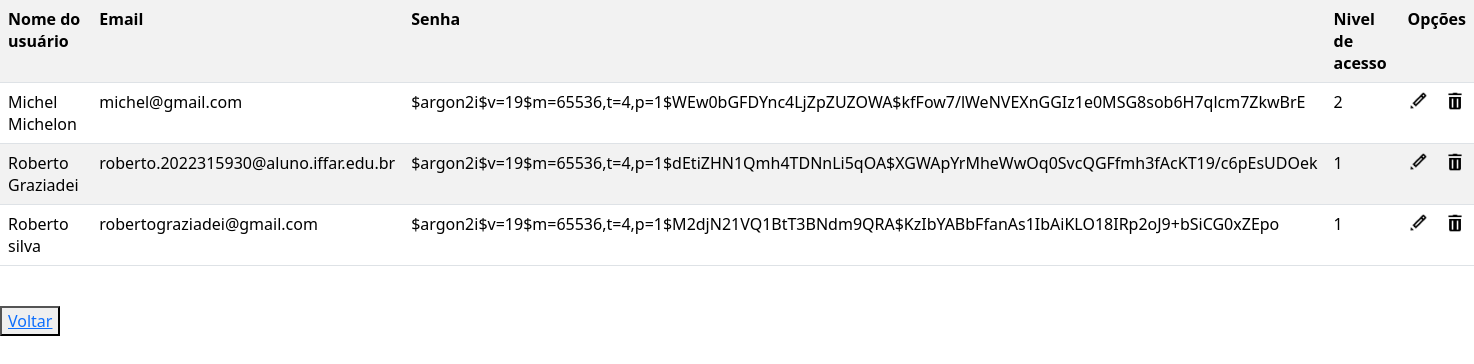
The app's page /crud/crud_usuario/listar.php (signed in), older data.
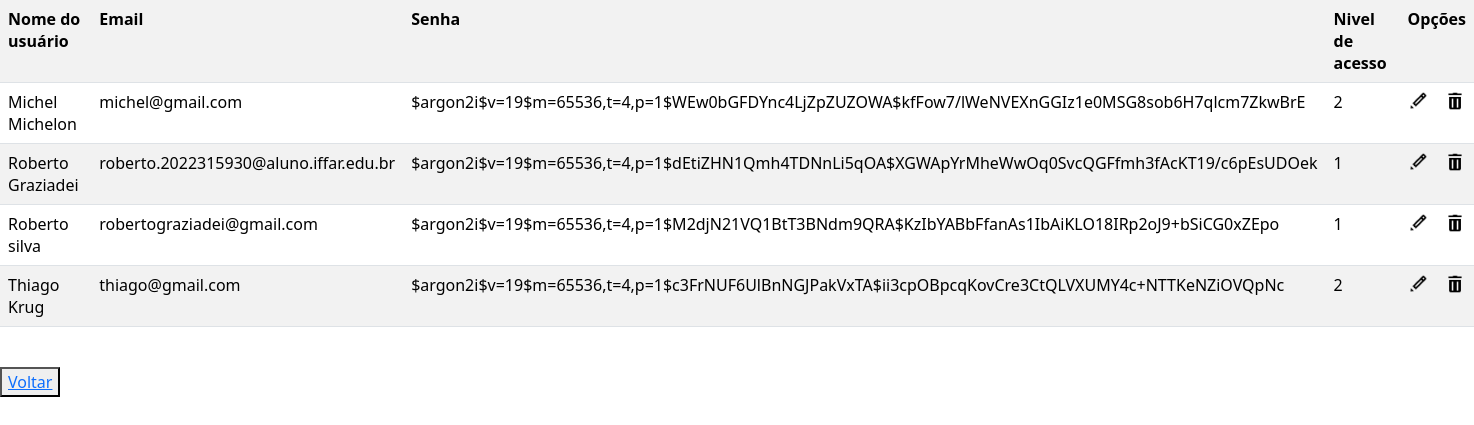
The same page, newer data.
### tables this page shows
CREATE TABLE IF NOT EXISTS `usuario` (
  `nome_usuario` varchar(255) NOT NULL,
  `email` varchar(255) NOT NULL,
  `senha` varchar(255) NOT NULL,
  `nivel` int NOT NULL,
  PRIMARY KEY (`email`)
);

### crud/crud_usuario/listar.php (the view, shortened to what this page needs)
<?php
include('../../conecta.php');
echo "<link rel='stylesheet' href='https://cdn.jsdelivr.net/npm/bootstrap@5.3.3/dist/css/bootstrap.min.css'>";
$sql = "SELECT * FROM usuario";
$resultado = mysqli_query($conexao, $sql);
echo '<table class="table table-white table-striped">
<tr>
<th scope="col">Nome do usuário</th>
<th scope="col">Email</th>
<th scope="col">Senha</th>
<th scope="col">Nivel de acesso</th>
<th colspan=3>Opções</th>
</tr>';
while ($dados = mysqli_fetch_assoc($resultado)) {
    echo '<tr>';
    echo '<td>' . $dados['nome_usuario'] . '</td>';
    echo '<td>' . $dados['email'] . '</td>';
    echo '<td>' . $dados['senha'] . '</td>';
    echo '<td>' . $dados['nivel'] . '</td>';
    echo '<td> <a href="formedit.php?email=' . $dados['email'] . '"> <img src="imagens/editar.png" width="20" height="20"> </a> </td>';
    echo '<td> <a href="excluir?email=' . $dados['email'] . '"> <img src="imagens/excluir.png" width="20" height="20"> </a> </td>';
    echo '</tr>';
}
echo '</table>' . "<br>";
echo '<button><a href="index.php">Voltar</a></button>';

Row changes from the older to the newer data that the page shows:
added usuario: nome_usuario "Thiago Krug", email "thiago@gmail.com", senha "$argon2i$v=19$m=65536,t=4,p=1$c3FrNUF6UlBnNGJPakVxTA$ii3cpOBpcqKovCre3CtQLVXUMY4c+NTTKeNZiOVQpNc", nivel "2"
